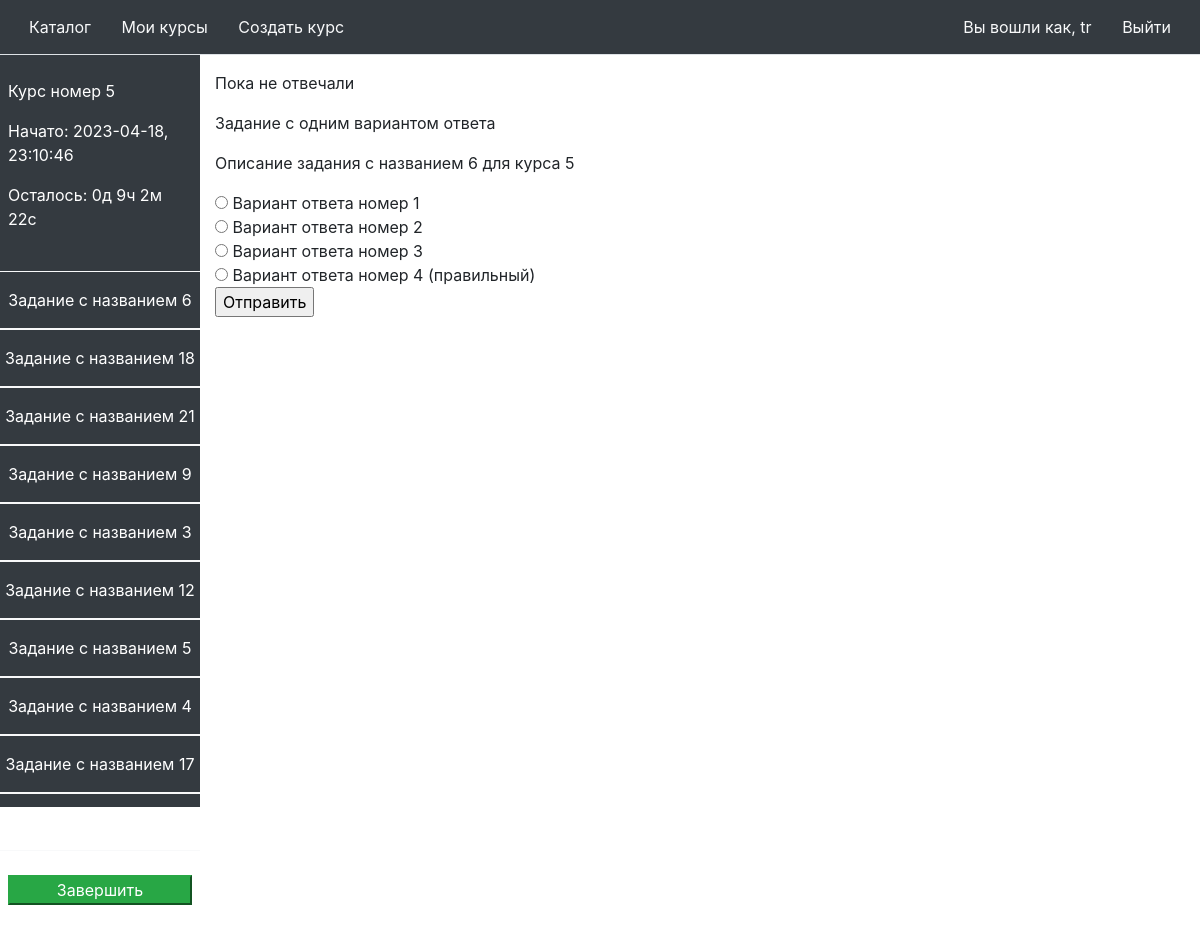
The page /attempt/33 (signed in) on the database its author committed.
### models/user.py (models this page shows)
class User(UserMixin, db.Model):
    id = db.Column(db.Integer, primary_key=True)
    password = db.Column(db.String(100), unique=True)
    name = db.Column(db.String(1000))

### models/course.py (models this page shows)
class Course(db.Model):
    id = db.Column(db.Integer, primary_key=True)
    name = db.Column(db.String(512))
    description = db.Column(db.String(4096))
    attempts = db.relationship('Attempt', backref='attempt_course', lazy=True)
    tasks = db.relationship('Task', backref='task_course', lazy=True)
    author_id = db.Column(db.Integer, db.ForeignKey('user.id'))

### models/attempt.py (models this page shows)
class Attempt(db.Model):
    id = db.Column(db.Integer, primary_key=True)
    course = db.Column(db.Integer, db.ForeignKey('course.id'))
    user = db.Column(db.Integer, db.ForeignKey('user.id'))
    start_date = db.Column(db.DateTime)
    end_date = db.Column(db.DateTime)
    tasks = db.relationship('AttemptTask', backref='attempt_task', lazy=True)

### models/task.py (models this page shows)
class Task(db.Model):
    id = db.Column(db.Integer, primary_key=True)
    name = db.Column(db.String(512))
    description = db.Column(db.String(4096))
    task_type = db.Column(db.Integer)
    course = db.Column(db.Integer, db.ForeignKey('course.id'))
    answers = db.relationship('Answer', backref='answer_task', lazy=True)

### models/answer.py (models this page shows)
class Answer(db.Model):
    id = db.Column(db.Integer, primary_key=True)
    value = db.Column(db.String(512))
    is_correct = db.Column(db.Integer)
    task = db.Column(db.Integer, db.ForeignKey('task.id'))

### controllers/attempt.py (the view)
@app.route('/attempt/<id>')
@login_required
def attempt(id=None):
    selected_task_id = request.args.get('selected_task')
    if selected_task_id is None:
        selected_task_id = 1
    selected_task_id = int(selected_task_id) - 1
    model = Attempt.query.filter_by(id=id).first()
    course = Course.query.filter_by(id=model.course).first()
    attempt_task_list = list(model.tasks)
    task_list = get_tasks(attempt_task_list)
    completed_task_list = get_completed_tasks(attempt_task_list)
    selected_task = task_list[selected_task_id]
    selected_attempt_task = attempt_task_list[selected_task_id]
    if datetime.now() < model.end_date:
        failed_task_list = get_failed_tasks(attempt_task_list)
    else:
        failed_task_list = [x for x in task_list if x not in completed_task_list]
    attempt_task = attempt_task_list[selected_task_id]
    user_answers = [x.value for x in attempt_task.answers]
    status = 'none'
    if selected_task in completed_task_list:
        status = 'completed'
    elif selected_task in failed_task_list:
        status = 'failed'
    return render_template(
        'attempt.html',
        attempt=model,
        task_list=task_list,
        course=course,
        selected_task_id=selected_task_id + 1,
        selected_attempt_task=selected_attempt_task,
        selected_task=selected_task,
        len=len,
        failed_task_list=failed_task_list,
        completed_task_list=completed_task_list,
        answers=task_list[selected_task_id].answers,
        selected_task_status=status,
        user_answers=user_answers,
        datetime=datetime
    )

### app.py (called while the page is built)
@login_manager.user_loader
def load_user(user_id):
    return User.query.get(int(user_id))

### models/attempt_task.py (called while the page is built, shortened)
def get_tasks(attempt_task_list):
    ids = [x.id for x in attempt_task_list]
    a = db.session.query(Task).select_from(AttemptTask).join(Task) \
        .filter(AttemptTask.id.in_(ids)).all()
    return a

def get_completed_tasks(attempt_task_list):
    ids = [x.id for x in attempt_task_list]
    tasks = db.session.query(Task, AttemptTask).select_from(AttemptTask).join(Task) \
        .filter(AttemptTask.id.in_(ids)).all()
    result = []
    for (task, attempt_task) in tasks:
        system_answers = list(task.answers)
        user_answers = list(attempt_task.answers)
        correct_system_answers = [x.value for x in system_answers if x.is_correct]
        ok = len(correct_system_answers) == len(user_answers)
        for answer in user_answers:
            if answer.value not in correct_system_answers:
                ok = False
        if ok:
            result.append(task)
    return result

def get_failed_tasks(attempt_task_list):
    ids = [x.id for x in attempt_task_list]
    tasks = db.session.query(Task, AttemptTask).select_from(AttemptTask).join(Task) \
        .filter(AttemptTask.id.in_(ids)).all()
    result = []
    for (task, attempt_task) in tasks:
        system_answers = list(task.answers)
        user_answers = list(attempt_task.answers)
    return result

### templates/attempt.html (shortened to what this page needs)
{% from 'header.html' import header %}
<!DOCTYPE html>
<html lang="ru">
{{ header("Каталог", current_user) }}
<body>
<div class="container-fluid">
    <div class="row flex-nowrap">
        <div class="col-md-2 col-xl-2 px-0 bg-dark d-flex flex-column align-items-center align-items-sm-start text-white"
             style="height: 94vh">
            <div class="w-100 pt-4 pb-4 p-2">
                <p>{{ course.name }}</p>
                <p>Начато: {{ attempt.start_date.strftime('%Y-%m-%d, %H:%M:%S') }}</p>
                {% if datetime.now() >= attempt.end_date %}
                    <p>Сдано: {{ attempt.end_date.strftime('%Y-%m-%d, %H:%M:%S') }}</p>
                {% else %}
                    <p id="timer"></p>
                {% endif %}
            </div>
            <ul class="nav nav-pills flex-column mb-sm-auto mb-0 w-100 align-items-center align-items-sm-start"
                id="menu">
                {% for task in task_list %}
                    {% if task in completed_task_list %}
                        <li class="nav-item border-bottom border-top border-light bg-success text-center w-100 pt-3 pb-3 border-bottom">
                            <a class="text-white"
                               href="{{ url_for('attempt', id=attempt.id, selected_task=loop.index) }}">{{ task.name }}</a>
                        </li>
                    {% elif task in failed_task_list %}
                        <li class="nav-item border-bottom border-top border-light bg-danger text-center w-100 pt-3 pb-3 border-bottom">
                            <a class="text-white"
                               href="{{ url_for('attempt', id=attempt.id, selected_task=loop.index) }}">{{ task.name }}</a>
                        </li>
                    {% else %}
                        <li class="nav-item border-bottom border-top border-light text-center w-100 pt-3 pb-3 border-bottom">
                            <a class="text-white"
                               href="{{ url_for('attempt', id=attempt.id, selected_task=loop.index) }}">{{ task.name }}</a>
                        </li>
                    {% endif %}
                {% endfor %}
            </ul>
            <div class="w-100 pt-4 pb-4 p-2">
                {% if datetime.now() < attempt.end_date %}
                <form action="{{ url_for('close_attempt', id=attempt.id, selected_task=selected_task_id) }}"
                      method="post">
                    <input class="btn-success w-100" type="submit" value="Завершить">
                </form>
                {% endif %}
            </div>
        </div>
        <div class="col py-3">
            {% if selected_task_status == 'none' %}
                <p>Пока не отвечали</p>
            {% elif selected_task_status == 'completed' %}
                <p class="text-success">Так держать!</p>
                {% set readonly = "readonly" %}
            {% elif selected_task_status == 'failed' %}
                <p class="text-danger">Не правильно!</p>
                {% set readonly = "readonly" %}
            {% endif %}
            {% if selected_task.task_type == 1 %}
                <p>Задание с одним вариантом ответа</p>
                <p>{{ selected_task.description }}</p>
                {% if selected_task_status == 'none' %}
                    <form action="{{ url_for('attempt', id=attempt.id, selected_task=selected_task_id) }}"
                          method="post">
                        {% for answer in answers %}
                            <input type="radio" name="answer" value="{{ answer.value }}"> {{ answer.value }} <br>
                        {% endfor %}
                        <input type="submit" value="Отправить">
                    </form>
                {% endif %}
            {% endif %}
        </div>
    </div>
</div>
</body>
</html>

### templates/header.html (shortened to what this page needs)
{% macro header(title, current_user) %}
    <head>
        <link rel="stylesheet" href="https://cdn.jsdelivr.net/npm/bootstrap@4.3.1/dist/css/bootstrap.min.css">
        <link href="../static/styles.css" rel="stylesheet" />
    </head>
    <div class="navbar bg-dark border-bottom">
        <div class="">
            <a class="btn text-light" href="{{ url_for("catalog") }}">Каталог</a>
            {%  if current_user.is_authenticated %}
                <a class="btn text-light" href="{{ url_for("my_courses") }}">Мои курсы</a>
                <a class="btn text-light" href="{{ url_for("new_course") }}">Создать курс</a>
            {% endif %}
        </div>
    {% if not current_user.is_authenticated %}
        <div class="">
            <a class="btn text-light" href="{{ url_for("auth.login") }}">Авторизироваться</a>
            <a class="btn text-light" href="{{ url_for("auth.signup") }}">Зарегистрироваться</a>
        </div>
    {% else %}
        <div class="">
            <a class="btn text-light" href="{{ url_for("profile") }}">Вы вошли как, {{ current_user.name }}</a>
            <a class="btn text-light" href="{{ url_for("auth.logout") }}">Выйти</a>
        </div>
    {% endif %}
    </div>
{% endmacro %}

### static/styles.css (style rules this page uses)
a:link { text-decoration: none; }

### rows shown on the page
User: name "tr"
Course: name "Курс номер 5"
Attempt: start_date "2023-04-18, 23:10:46"
Task: name "Задание c названием 6", description "Описание задания c названием 6 для курса 5"
Task: name "Задание c названием 18"
Task: name "Задание c названием 21"
Task: name "Задание c названием 9"
Task: name "Задание c названием 3"
Task: name "Задание c названием 12"
Task: name "Задание c названием 5"
Task: name "Задание c названием 4"
Task: name "Задание c названием 17"
Answer: value "Вариант ответа номер 1"
Answer: value "Вариант ответа номер 2"
Answer: value "Вариант ответа номер 3"
Answer: value "Вариант ответа номер 4 (правильный)"
